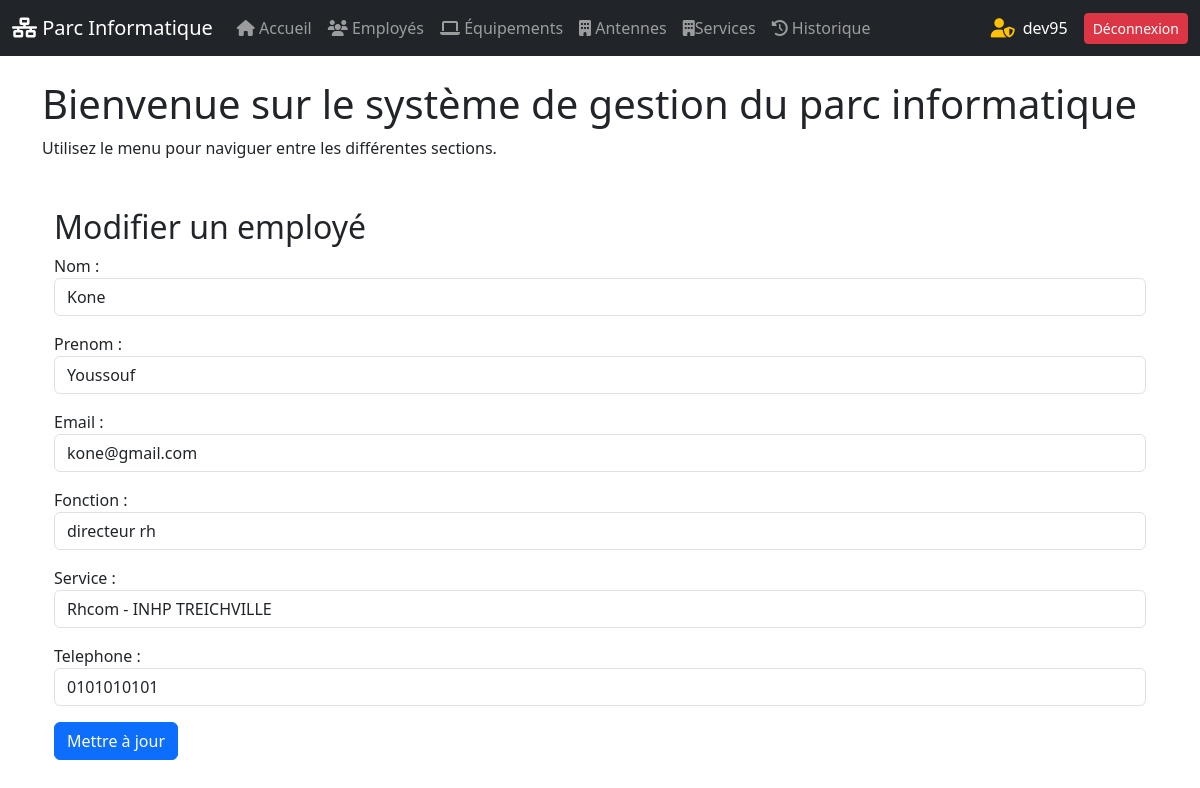
The app's page /employe/3/edite (signed in) with its own data.
### gestion_parc/models.py (models this page shows, shortened)
class Employe(models.Model):
    nom = models.CharField(max_length=100)
    prenom = models.CharField(max_length=100)
    email = models.EmailField(unique=True)
    fonction = models.CharField(max_length=150)
    service = models.ForeignKey(Service, on_delete=models.CASCADE)
    telephone = models.CharField(max_length=16, unique=True)

class Service(models.Model):
    nom = models.CharField(max_length=100, unique=True)
    chef = models.CharField(max_length=100, unique=True)
    description = models.TextField()
    antenne = models.ForeignKey(Antenne, on_delete=models.CASCADE)
    def __str__(self):
        return f"{self.nom} - {self.antenne.nom}"

class Antenne(models.Model):
    nom = models.CharField(max_length=100, unique=True)
    ville = models.CharField(max_length=100)
    chef_antenne = models.CharField(max_length=110, unique=True)

### gestion_parc/views.py (the view)
# urls.py: path('employe/<int:id>/edite', views.modifier_employe, name='modifier_employe'),
@login_required
def modifier_employe(request, id):
    employe = get_object_or_404(Employe, pk=id)
    if request.method == 'POST':
        form = EmployeForm(request.POST, instance=employe)
        if form.is_valid():
            form.save()
            messages.success(request, "L'employé à été modifié avec succès")
            return redirect('liste_employes')
    else:
        form = EmployeForm(instance=employe)
    return render(request, 'gestion_parc/modifier_employe.html', {'form': form})

### gestion_parc/forms.py
class EmployeForm(forms.ModelForm):
    class Meta:
        model = Employe
        fields = ['nom', 'prenom', 'email', 'fonction', 'service', 'telephone']
        widgets = {
            'nom': forms.TextInput(attrs={'class': 'form-control'}),
            'prenom': forms.TextInput(attrs={'class': 'form-control'}),
            'email': forms.EmailInput(attrs={'class': 'form-control'}),
            'fonction': forms.TextInput(attrs={'class': 'form-control'}),
            'service': forms.Select(attrs={'class': 'form-control'}),
            'telephone': forms.TextInput(attrs={'class': 'form-control'}),
        }

### gestion_parc/templates/gestion_parc/modifier_employe.html (shortened to what this page needs)
{% extends "base.html" %}
{% block content %}
    <div class="container mt-5">
        <h2>Modifier un employé</h2>
        <form method="POST">
            {{ form.as_p }}
            <button type="submit" class="btn btn-primary">Mettre à jour</button>
        </form>
    </div>
{% endblock  %}

### templates/base.html (shortened to what this page needs)
{% load static %}
<!DOCTYPE html>
<html lang="fr">
<head>
    <link rel="stylesheet" href="{% static "css/dashbord.css" %}">
    <link rel="stylesheet" href="https://cdn.jsdelivr.net/npm/bootstrap@5.3.0/dist/css/bootstrap.min.css">
    <link rel="stylesheet" href="https://cdnjs.cloudflare.com/ajax/libs/font-awesome/6.4.0/css/all.min.css">
    <link rel="stylesheet" href="https://cdn.jsdelivr.net/npm/bootstrap@5.3.0/dist/css/bootstrap.min.css">
</head>
<body>
    <nav class="navbar navbar-expand-lg navbar-dark bg-dark">
        <div class="container-fluid">
            <a class="navbar-brand" href="{% url "home" %}">
                <i class="fas fa-network-wired"></i> Parc Informatique
            </a>
            <div class="collapse navbar-collapse" id="navbarNav">
                <ul class="navbar-nav me-auto">
                    {% if user.is_authenticated %}
                    <li class="nav-item">
                        <a class="nav-link" href="{% url "home" %}"><i class="fas fa-home"></i> Accueil</a>
                    </li>
                    <li class="nav-item">
                        <a class="nav-link" href="{% url "liste_employes" %}"><i class="fas fa-users"></i> Employés</a>
                    </li>
                    <li class="nav-item">
                        <a class="nav-link" href="{% url "liste_equipements" %}"><i class="fas fa-laptop"></i> Équipements</a>
                    </li>
                    <li class="nav-item">
                        <a class="nav-link" href="{% url "liste_antennes" %}"><i class="fas fa-building"></i> Antennes</a>
                    </li>
                    <li class="nav-item">
                        <a class="nav-link" href="{% url "liste_services" %}"><i class="fas fa-building"></i>Services</a>
                    </li>
                    <li class="nav-item">
                        <a class="nav-link" href="{% url "historique_list" %}"><i class="fas fa-history"></i> Historique</a>
                    </li>
                </ul>
                <div class="d-flex align-items-center">
                    {% if user.is_superuser %}
                        <i class="fa-solid fa-user-shield text-warning me-2" title="Administrateur connecté"></i>
                    {% else %}
                        <i class="fa-solid fa-user text-success me-2" title="Utilisateur connecté"></i>
                    {% endif %}
                        <span class="me-3">{{ user.username }}</span>
                        <a href="{% url 'deconnexion' %}" class="btn btn-danger btn-sm">Déconnexion</a>
                </div>
                {% else %}
                    <a href="{% url 'connexion' %}" class="btn btn-primary">Connexion</a>
                {% endif %}
            </div>
        </div>
    </nav>
    <div class="container mt-4">
        <h1>Bienvenue sur le système de gestion du parc informatique</h1>
        <p>Utilisez le menu pour naviguer entre les différentes sections.</p>
        {% block content %}{% endblock  %}
    </div>
</body>
</html>

### templates/base.html (style rules this page uses)
.fa-user-shield { font-size: 1.2rem; color: gold; }
span { color: #fff; }

### records on screen
Employe: nom "Kone", prenom "Youssouf", email "kone@gmail.com", fonction "directeur rh", service "Rhcom - INHP TREICHVILLE", telephone "0101010101"

### other values on screen
{{ user.username }} "dev95"
